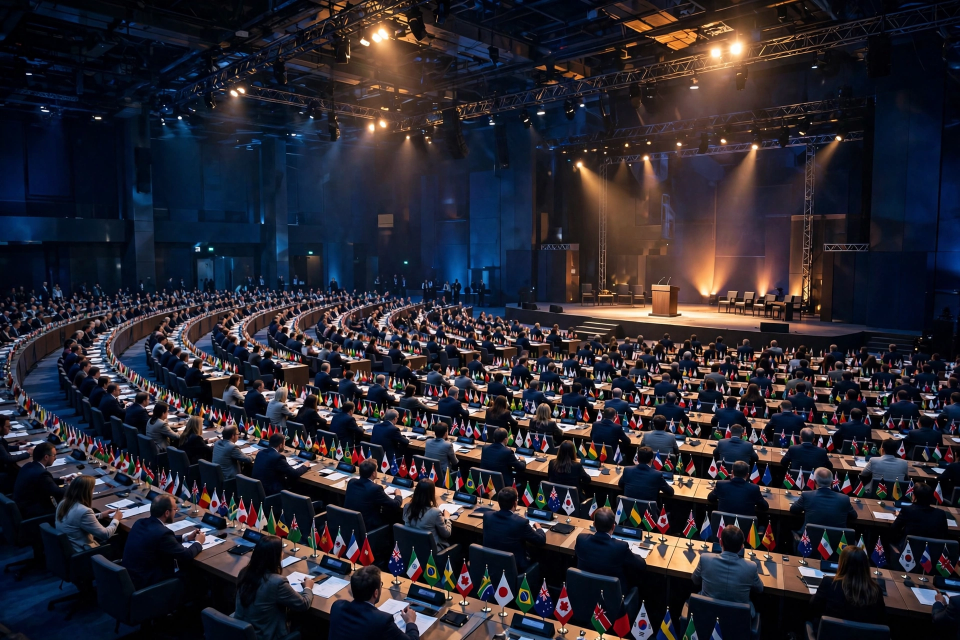
#> input picture cop31-photo.webp, 1920 x 1280 px (shown at 1/2 size)
$ python build_image.py
#> lines starting #> are read from the running program, lines starting #| are printed output that depends on the picture
#!/usr/bin/env python3
"""Build the news-image-20261123 front page deterministically with PIL.
1024x1024, newspaper front-page style. All text from the verified list
supplied in the task; no invented dates, numbers or quotes.

v2: photorealistic summit-hall photo leads the COP31 panel (replacing the
cartoon globe); the story grid grows to 8 stories (BepiColombo and the
Thanksgiving air-traffic story promoted from ALSO TODAY).
"""
import textwrap
from pathlib import Path
from PIL import Image, ImageDraw, ImageFont

HERE = Path(__file__).resolve().parent

W = H = 1024
PAPER = (247, 243, 234)
INK = (17, 17, 17)
GREY = (90, 86, 78)
RED = (180, 35, 24)
NAVY = (18, 38, 66)
TEAL = (14, 90, 90)
BLUE = (29, 78, 137)
AMBER = (176, 106, 0)
GREEN = (34, 110, 72)

SERIF_B = "/usr/share/fonts/truetype/dejavu/DejaVuSerif-Bold.ttf"
SERIF = "/usr/share/fonts/truetype/dejavu/DejaVuSerif.ttf"
SANS_B = "/usr/share/fonts/truetype/dejavu/DejaVuSans-Bold.ttf"
SANS = "/usr/share/fonts/truetype/dejavu/DejaVuSans.ttf"

def font(path, size):
    return ImageFont.truetype(path, size)

def wrap(draw, text, fnt, max_w):
    """Greedy word wrap returning list of lines fitting max_w."""
    lines = []
    for para in text.split("\n"):
        words = para.split()
        cur = ""
        for w in words:
            trial = (cur + " " + w).strip()
            if draw.textlength(trial, font=fnt) <= max_w:
                cur = trial
            else:
                if cur:
                    lines.append(cur)
                cur = w
        if cur:
            lines.append(cur)
    return lines

def draw_wrapped(draw, x, y, text, fnt, max_w, fill=INK, leading=1.25):
    lines = wrap(draw, text, fnt, max_w)
    for ln in lines:
        draw.text((x, y), ln, font=fnt, fill=fill)
        y += int(fnt.size * leading)
    return y

img = Image.new("RGB", (W, H), PAPER)
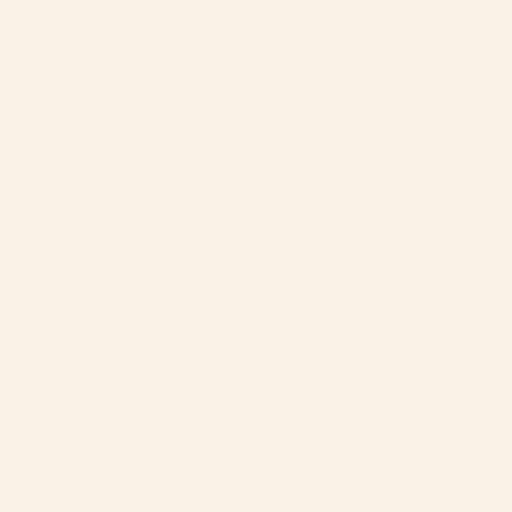
#> img: PIL image 1024x1024 RGB (shown at 1/2 size); mean R, G, B 247, 243, 234
d = ImageDraw.Draw(img)
M = 36  # margin
X1 = W - M

# ---- Masthead ----
d.text((M, 22), "THE WORLD TODAY", font=font(SERIF_B, 62), fill=INK)
d.text((M, 96), "MONDAY, 23 NOVEMBER 2026  •  THE DAY'S WORLD NEWS, IN ONE PAGE",
       font=font(SANS_B, 21), fill=RED)
d.line([(M, 138), (X1, 138)], fill=INK, width=4)
d.line([(M, 144), (X1, 144)], fill=INK, width=1)

# ---- Lead story ----
y = 162
d.rectangle([(M, y), (M + 230, y + 30)], fill=RED)
d.text((M + 12, y + 4), "LEAD  •  CLIMATE", font=font(SANS_B, 20), fill=(255, 255, 255))
lead_x = M
lead_w = 600
y = 208
y = draw_wrapped(d, lead_x, y, "COP31 climate deal\ncollapses", font(SERIF_B, 52), lead_w, leading=1.08)
#> y = 320
y += 8
#> y = 328
y = draw_wrapped(d, lead_x, y,
    "Nearly 200 countries fail to agree a climate declaration as COP31 ends in chaos. UN chief: \u2018no ambiguity in the science\u2019.",
    font(SANS, 23), lead_w, leading=1.3)
#> the loop in draw_wrapped (call 2), `for ln in lines:` made 3 passes
#> y on passes 1 to 3: 357, 386, 415
#> y = 415

# Lead graphic panel (right): photorealistic summit-hall photo on top,
# caption text kept exactly as v1 in the navy strip below it.
gx, gy, gw, gh = 668, 162, 320, 268
d.rectangle([(gx, gy), (gx + gw, gy + gh)], fill=NAVY)
photo = Image.open(HERE / "cop31-photo.webp").convert("RGB")
#> photo is the input picture: PIL image 1920x1280 RGB; mean R, G, B 42, 39.5, 48.2
pw, ph = photo.size
#> pw = 1920; ph = 1280
target = 320 / 168  # photo region aspect
if pw / ph > target:
    nw = int(ph * target)
    x0 = (pw - nw) // 2
    photo = photo.crop((x0, 0, x0 + nw, ph))
else:
    nh = int(pw / target)
#> nh = 1008
    y0 = (ph - nh) // 2
#> y0 = 136
    photo = photo.crop((0, y0, pw, y0 + nh))
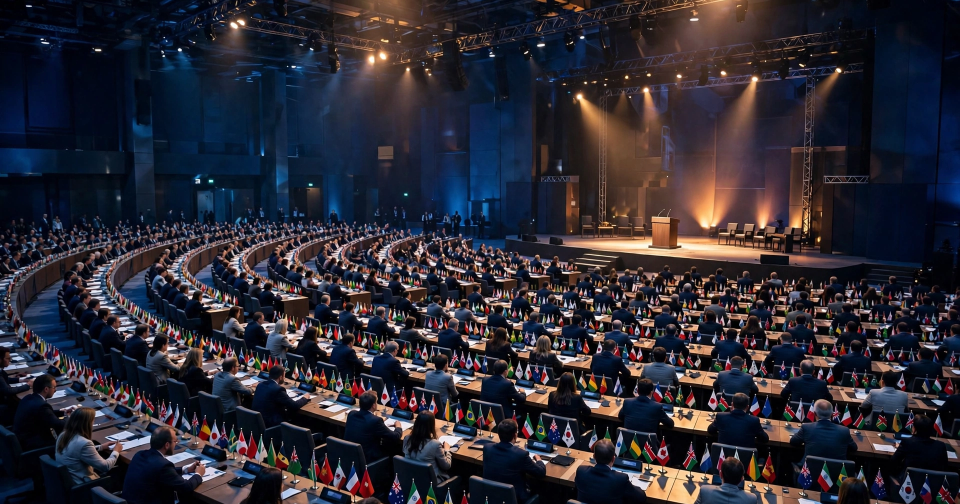
#> photo: PIL image 1920x1008 RGB (shown at 1/2 size); mean R, G, B 44.2, 41.8, 51.6
photo = photo.resize((320, 168), Image.LANCZOS)
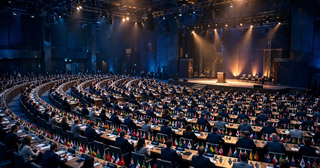
#> photo: PIL image 320x168 RGB; mean R, G, B 44.4, 41.9, 51.6
img.paste(photo, (gx, gy))
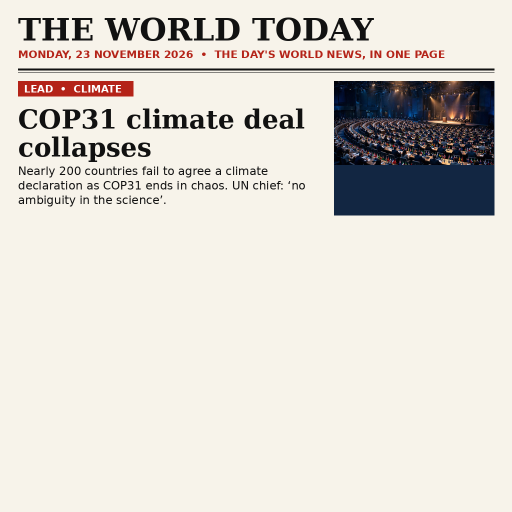
#> img: PIL image 1024x1024 RGB (shown at 1/2 size); mean R, G, B 220.7, 216.1, 209.5
d.text((gx + 16, gy + gh - 38), "COP31  •  NO DEAL", font=font(SANS_B, 24), fill=(255, 255, 255))
d.text((gx + 16, gy + 178), "Nearly 200 nations,", font=font(SANS, 20), fill=(210, 220, 235))
d.text((gx + 16, gy + 202), "no agreement.", font=font(SANS, 20), fill=(210, 220, 235))

d.line([(M, 452), (X1, 452)], fill=INK, width=2)

# ---- Grid: 8 stories, 2 cols x 4 rows ----
stories = [
    ("US", BLUE, "Democrats clinch historic\nUS House majority",
     "At least 258 seats \u2014 the largest Democratic majority since 1992."),
    ("IRAN", RED, "Iran and US on edge over\n\u2018neither war nor peace\u2019",
     "Tehran seeks a \u2018clear and operational\u2019 path; tankers struck in the Strait of Hormuz."),
    ("UKRAINE", NAVY, "Russian strikes kill 11\nin Kyiv region",
     "Deadly overnight attacks hit the region around Ukraine\u2019s capital."),
    ("N. KOREA", TEAL, "Kim: North Korea seeks\nsecurity, not supremacy",
     "Pyongyang says its goal is security, not dominance."),
    ("MEXICO", GREEN, "FBI-wanted cartel leader\ncaptured in Sinaloa",
     "Chapo Isidro arrested in a major operation in Mexico."),
    ("INDONESIA", AMBER, "Factory fire kills 3;\n36 missing",
     "Rescuers search for dozens missing after the blaze in Indonesia."),
    ("SPACE", (96, 64, 138), "BepiColombo\nreaches Mercury",
     "BepiColombo spacecraft reaches Mercury."),
    ("US", BLUE, "US rushes to shield\nair traffic",
     "US rushes to shield air traffic before Thanksgiving."),
]
gx0, gy0 = M, 472
cell_w, cell_h = 466, 112
col_gap, row_gap = 20, 9
for i, (tag, colour, head, summ) in enumerate(stories):
    cx0 = gx0 + (i % 2) * (cell_w + col_gap)
    cy0 = gy0 + (i // 2) * (cell_h + row_gap)
    d.rectangle([(cx0, cy0), (cx0 + cell_w, cy0 + cell_h)], outline=(180, 174, 162), width=1)
    tag_w = int(d.textlength(tag, font=font(SANS_B, 16))) + 16
    d.rectangle([(cx0, cy0), (cx0 + tag_w, cy0 + 24)], fill=colour)
    d.text((cx0 + 8, cy0 + 3), tag, font=font(SANS_B, 16), fill=(255, 255, 255))
    ty = cy0 + 29
    ty = draw_wrapped(d, cx0 + 12, ty, head, font(SERIF_B, 21), cell_w - 24, leading=1.06)
    draw_wrapped(d, cx0 + 12, ty + 2, summ, font(SANS, 15), cell_w - 24, fill=GREY, leading=1.18)
#> this loop made 8 passes
#> (tag_w, ty) on passes 1 to 8: (40, 545), (60, 545), (96, 666), (102, 666), (86, 787), (116, 787), (72, 908), (40, 908)

# ---- Footer: also today ----
fy = 472 + 4 * cell_h + 3 * row_gap + 10
d.line([(M, fy), (X1, fy)], fill=INK, width=2)
d.text((M, fy + 10), "ALSO TODAY", font=font(SANS_B, 20), fill=RED)
items = [
    "S. Korea education chief quits in AI cheating scandal.",
    "Trump backs Jensen Huang\u2019s Nvidia rehire.",
]
iy = fy + 42
for j, it in enumerate(items):
    ix = M + (j % 2) * 476
    iy2 = iy + (j // 2) * 30
    d.text((ix, iy2), "\u2022  " + it, font=font(SANS, 17), fill=INK)

img.save(HERE / "entry.png", "PNG", optimize=True)
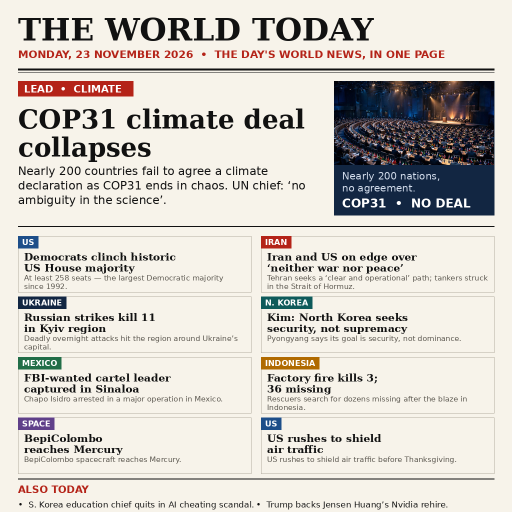
#> saved as entry.png: PIL image 1024x1024 RGB (shown at 1/2 size); mean R, G, B 211.8, 207.2, 200.8
print("saved")
